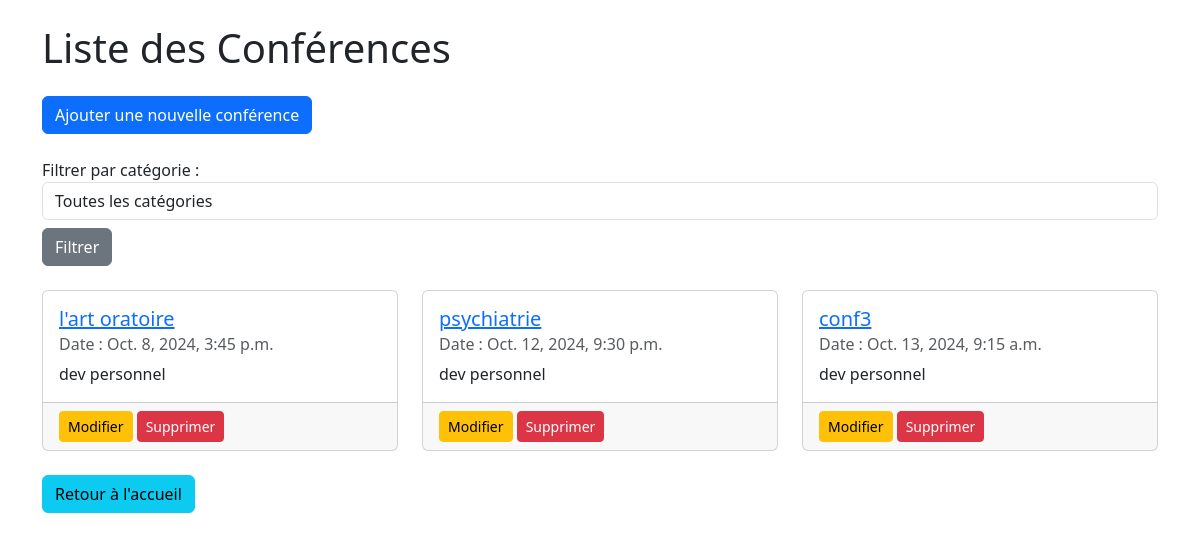
/conference/conferencelist/, run on an earlier commit of the app's database.
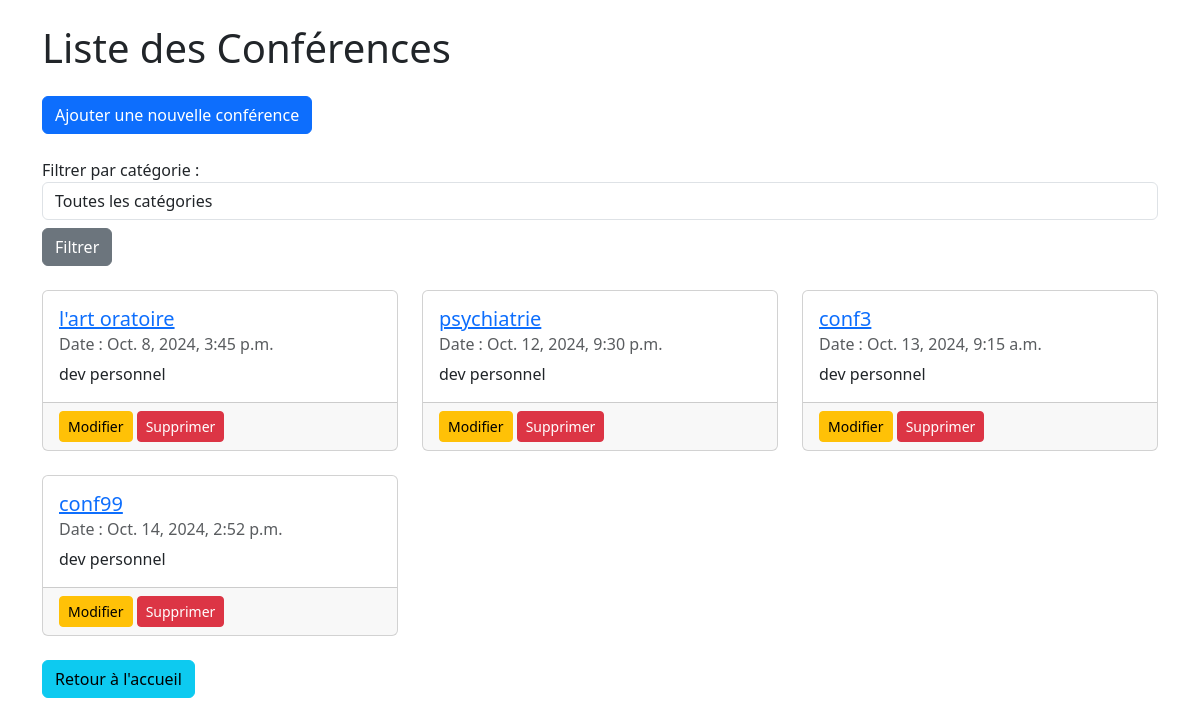
And on a later commit of the database.
### conference/models.py (models this page shows, shortened)
class Conference(models.Model):
    title = models.CharField(max_length=200)
    description = models.TextField()
    program = models.FileField(upload_to='programs/',
                               validators=[FileExtensionValidator(allowed_extensions=['pdf', 'docx', 'ppt'])])
    capacity = models.IntegerField(validators=[MaxValueValidator(500)])
    category = models.ForeignKey(Category, on_delete=models.CASCADE)
    created_at = models.DateTimeField(auto_now_add=True)
    updated_at = models.DateTimeField(auto_now=True)
    start_date = models.DateTimeField(null=True, blank=True)
    end_date = models.DateTimeField(null=True, blank=True)

### category/models.py (models this page shows)
class Category(models.Model):
    titre = models.CharField(
        max_length=100,
        unique=True,
        validators=[RegexValidator(regex=r'^[a-zA-Z\s]+$', message="Le titre doit contenir seulement des caractères.")])
    created_at = models.DateTimeField(auto_now_add=True)
    updated_at = models.DateTimeField(auto_now=True)
    def __str__(self) :
        return f"{self.titre}"

### conference/views.py (the view)
# urls.py: path('conferencelist/', views.ConferenceList.as_view(), name='conference_list'),
class ConferenceList(ListView):
    model = Conference
    template_name = 'conference_list.html'
    context_object_name = 'conferences'
    ordering = ['start_date']
    def get_queryset(self):
        queryset = super().get_queryset()
        category = self.request.GET.get('category')
        if category:
            queryset = queryset.filter(category__titre=category)
        return queryset
    def get_context_data(self, **kwargs):
        context = super().get_context_data(**kwargs)
        context['categories'] = Category.objects.all()
        return context

### conference/templates/conference_list.html (shortened to what this page needs)
<head>
    {% load bootstrap5 %}
    {% bootstrap_css %}
</head>
<body>
    <div class="container">
        <h1 class="my-4">Liste des Conférences</h1>
        <a href="{% url 'conference_create' %}" class="btn btn-primary mb-4">Ajouter une nouvelle conférence</a>
        <form method="get" action="{% url 'conference_list' %}">
            <div class="form-group">
                <label for="category">Filtrer par catégorie :</label>
                <select name="category" id="category" class="form-control">
                    <option value="">Toutes les catégories</option>
                </select>
            </div>
            <button type="submit" class="btn btn-secondary mt-2">Filtrer</button>
        </form>
        <div class="row mt-4">
            {% for conference in conferences %}
                <div class="col-md-4 mb-4">
                    <div class="card h-100">
                        <div class="card-body">
                            <h5 class="card-title">
                                <a href="{% url 'conference_detail' conference.id %}">{{ conference.title }}</a>
                            </h5>
                            <h6 class="card-subtitle mb-2 text-muted">Date : {{ conference.start_date }}</h6>
                            <p class="card-text">{{ conference.category }}</p>
                        </div>
                        <div class="card-footer">
                            <a href="{% url 'conference_update' conference.id %}" class="btn btn-sm btn-warning">Modifier</a>
                            <a href="{% url 'conference_delete' conference.id %}" class="btn btn-sm btn-danger">Supprimer</a>
                        </div>
                    </div>
                </div>
            {% endfor %}
        </div>
        <a href="{% url 'home' %}" class="btn btn-info ml-2">Retour à l'accueil</a>
    </div>
</body>

What changed in the data, as far as the page shows it:
added Conference: title "conf99", start_date "Oct. 14, 2024, 2:52 p.m.", category "dev personnel"
